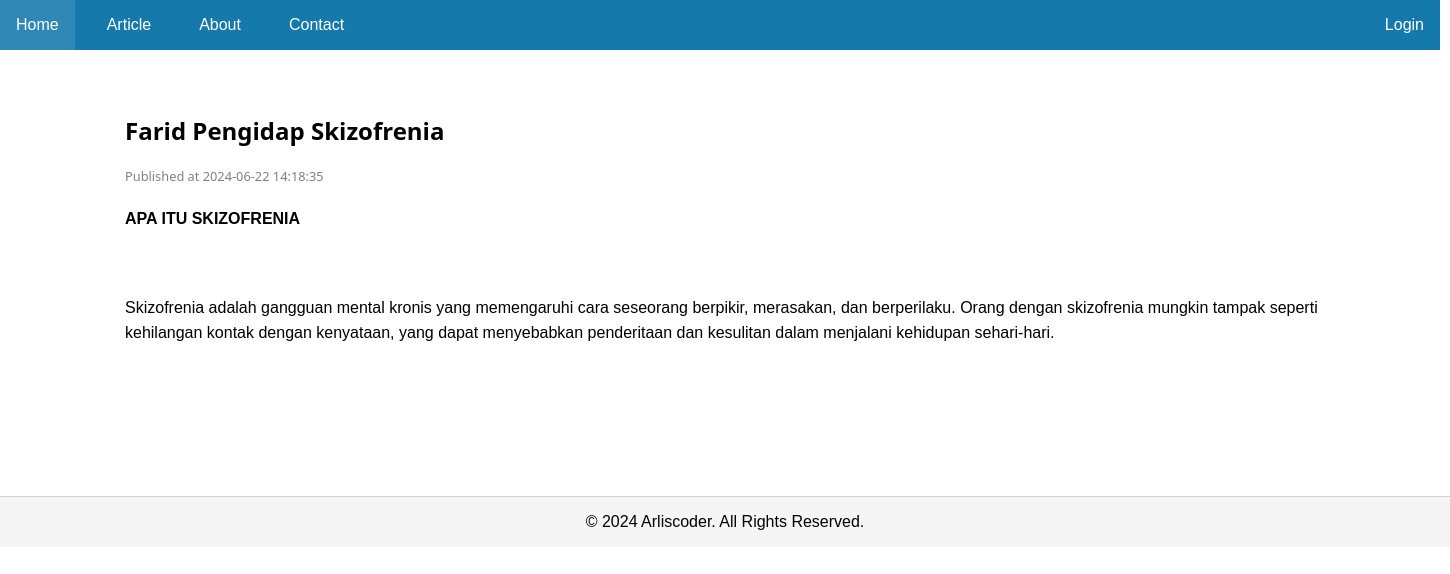
/index.php/article/farid-pengidap-skizofrenia-66767acb119520.17960540, run on the app's committed database.
### tables this page shows
CREATE TABLE `article` (
  `id` varchar(32) NOT NULL,
  `title` varchar(128) DEFAULT NULL,
  `slug` varchar(128) NOT NULL,
  `content` text DEFAULT NULL,
  `draft` enum('true','false') NOT NULL DEFAULT 'true',
  `created_at` datetime NOT NULL DEFAULT current_timestamp()
);

### application/controllers/Article.php (called while the page is built, shortened)
<?php
class Article extends CI_Controller
{
  public function __construct()
  {
    $this->load->model('article_model');
  }
  public function show($slug = null)
  {
    $data['article'] = $this->article_model->find_by_slug($slug);
    $this->load->view('articles/show_article.php', $data);
  }
}

### index.php (called while the page is built, shortened)
<?php
require_once BASEPATH.'core/CodeIgniter.php';

### application/models/Article_model.php (called while the page is built, shortened)
<?php
class Article_model extends CI_Model
{
	private $_table = 'article';
	public function find_by_slug($slug)
	{
		$query = $this->db->get_where($this->_table, ['slug' => $slug]);
		return $query->row();
	}
}

### application/views/articles/show_article.php (the view, shortened to what this page needs)
<!DOCTYPE html>
<html lang="en">
<head>
    <link rel="stylesheet" href="/assets/css/show_article.css">
    <link rel="stylesheet" href="\assets\css\home.css">
</head>
<body>
    <article class="article">
        <h1 class="post-title"><?= $article->title ? html_escape($article->title) : "No Title" ?></h1>
        <div class="post-meta">
            Published at <?= $article->created_at ?>
        </div>
        <div class="post-body">
            <?= $article->content ?>
        </div>
    </article>
</body>
</html>

### assets/css/main.css (style rules this page uses)
body, html { margin: 0; padding: 0; font-family: 'Arial', sans-serif; box-sizing: border-box; }
.article { max-width: 1200px; margin: 4em auto; padding: 0 2em; }
.article .post-title { font-weight: bolder; font-family: sans; }
.article .post-meta { margin: 1em 0; font-size: 0.8rem; font-family: sans; color: grey; }
.article .post-body { line-height: 1.6rem; }

### assets/css/show_article.css (style rules this page uses)
body { font-family: Arial, sans-serif; background-color: #ffffff; margin: 0; padding: 8px; }

### assets/css/home.css (style rules this page uses)
body, html { margin: 0; padding: 0; font-family: "Arial", sans-serif; box-sizing: border-box; }

### data on the page
article: title "Farid Pengidap Skizofrenia", created_at "2024-06-22 14:18:35", content "APA ITU SKIZOFRENIA Skizofrenia adalah gangguan mental kronis yang memengaruhi cara seseorang berpikir, merasakan, dan berperilaku. Orang dengan skizofrenia mungkin tampak seperti kehilangan kontak dengan kenyataan, yang dapat menyebabkan penderitaan dan kesulitan dalam menjalani kehidupan sehari-hari."

### other printed values
Date('Y') "2024"
